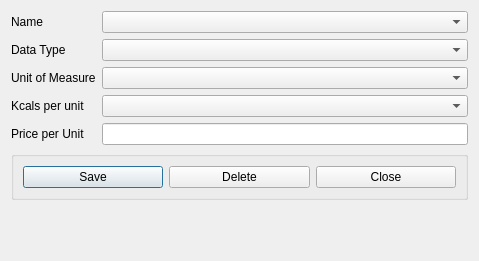
<?xml version="1.0" encoding="UTF-8"?>
<ui version="4.0">
 <class>CropTypes</class>
 <widget class="QDialog" name="CropTypes">
  <property name="geometry">
   <rect>
    <x>0</x>
    <y>0</y>
    <width>479</width>
    <height>261</height>
   </rect>
  </property>
  <property name="minimumSize">
   <size>
    <width>389</width>
    <height>261</height>
   </size>
  </property>
  <property name="windowTitle">
   <string>Manage Crop Types</string>
  </property>
  <layout class="QFormLayout" name="formLayout">
   <item row="0" column="0">
    <widget class="QLabel" name="label">
     <property name="text">
      <string>Name</string>
     </property>
     <property name="buddy">
      <cstring>comboBox</cstring>
     </property>
    </widget>
   </item>
   <item row="0" column="1">
    <widget class="QComboBox" name="comboBox"/>
   </item>
   <item row="1" column="0">
    <widget class="QLabel" name="label_2">
     <property name="text">
      <string>Data Type</string>
     </property>
     <property name="buddy">
      <cstring>comboBox_2</cstring>
     </property>
    </widget>
   </item>
   <item row="1" column="1">
    <widget class="QComboBox" name="comboBox_2"/>
   </item>
   <item row="2" column="0">
    <widget class="QLabel" name="label_3">
     <property name="text">
      <string>Unit of Measure</string>
     </property>
     <property name="buddy">
      <cstring>comboBox_3</cstring>
     </property>
    </widget>
   </item>
   <item row="2" column="1">
    <widget class="QComboBox" name="comboBox_3"/>
   </item>
   <item row="3" column="0">
    <widget class="QLabel" name="label_4">
     <property name="text">
      <string>Kcals per unit</string>
     </property>
     <property name="buddy">
      <cstring>comboBox_4</cstring>
     </property>
    </widget>
   </item>
   <item row="3" column="1">
    <widget class="QComboBox" name="comboBox_4"/>
   </item>
   <item row="4" column="0">
    <widget class="QLabel" name="label_5">
     <property name="text">
      <string>Price per Unit</string>
     </property>
     <property name="buddy">
      <cstring>lineEdit</cstring>
     </property>
    </widget>
   </item>
   <item row="4" column="1">
    <widget class="QLineEdit" name="lineEdit"/>
   </item>
   <item row="5" column="0" colspan="2">
    <widget class="QGroupBox" name="groupBox">
     <property name="title">
      <string/>
     </property>
     <layout class="QHBoxLayout" name="horizontalLayout">
      <item>
       <widget class="QPushButton" name="pushButton_3">
        <property name="text">
         <string>Save</string>
        </property>
       </widget>
      </item>
      <item>
       <widget class="QPushButton" name="pushButton">
        <property name="text">
         <string>Delete</string>
        </property>
       </widget>
      </item>
      <item>
       <widget class="QPushButton" name="btnManageCropsClose">
        <property name="text">
         <string>Close</string>
        </property>
       </widget>
      </item>
     </layout>
    </widget>
   </item>
  </layout>
 </widget>
 <tabstops>
  <tabstop>comboBox</tabstop>
  <tabstop>comboBox_2</tabstop>
  <tabstop>comboBox_3</tabstop>
  <tabstop>comboBox_4</tabstop>
  <tabstop>lineEdit</tabstop>
  <tabstop>pushButton_3</tabstop>
  <tabstop>pushButton</tabstop>
  <tabstop>btnManageCropsClose</tabstop>
 </tabstops>
 <resources/>
 <connections>
  <connection>
   <sender>btnManageCropsClose</sender>
   <signal>clicked()</signal>
   <receiver>CropTypes</receiver>
   <slot>mdiClose()</slot>
   <hints>
    <hint type="sourcelabel">
     <x>328</x>
     <y>225</y>
    </hint>
    <hint type="destinationlabel">
     <x>349</x>
     <y>178</y>
    </hint>
   </hints>
  </connection>
 </connections>
 <slots>
  <slot>mdiClose()</slot>
 </slots>
</ui>
